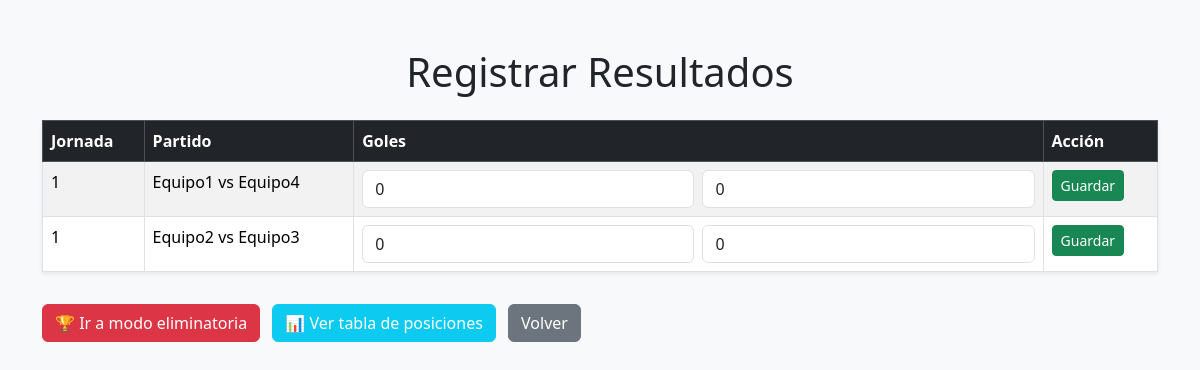
Page /registrar-resultados/ on the committed database.
### liga/models.py (models this page shows, shortened)
class Partido(models.Model):
    equipo_local = models.ForeignKey(Equipo, related_name='partidos_local', on_delete=models.CASCADE)
    equipo_visitante = models.ForeignKey(Equipo, related_name='partidos_visitante', on_delete=models.CASCADE)
    goles_local = models.IntegerField(default=0)
    goles_visitante = models.IntegerField(default=0)
    jugado = models.BooleanField(default=False)
    jornada = models.IntegerField()

class Equipo(models.Model):
    nombre = models.CharField(max_length=100, unique=True)

### liga/views.py (the view, shortened to what this page needs)
# urls.py: path('registrar-resultados/', views.registrar_resultados, name='registrar_resultados'),
def registrar_resultados(request):
    partidos = Partido.objects.all().order_by("jornada", "id")
    guardado_id = None  # Para identificar qué partido se acaba de guardar
    return render(request, "liga/registrar_resultados.html", {
        "partidos": partidos,
        "guardado_id": guardado_id
    })

### liga/templates/liga/registrar_resultados.html (shortened to what this page needs)
<!DOCTYPE html>
<html lang="es">
<head>
    <link
        href="https://cdn.jsdelivr.net/npm/bootstrap@5.3.2/dist/css/bootstrap.min.css"
        rel="stylesheet">
</head>
<body class="bg-light">
<div class="container mt-5">
    <h1 class="text-center mb-4">Registrar Resultados</h1>
    <table class="table table-bordered table-striped shadow-sm">
        <thead class="table-dark">
            <tr>
                <th>Jornada</th>
                <th>Partido</th>
                <th>Goles</th>
                <th>Acción</th>
            </tr>
        </thead>
        <tbody>
            {% for partido in partidos %}
            <tr>
                <td>{{ partido.jornada }}</td>
                <td>
                    {{ partido.equipo_local.nombre }} vs
                    {{ partido.equipo_visitante.nombre }}
                </td>
                <td>
                    <form method="POST" class="d-flex gap-2">
                        <input type="number"
                               name="goles_local"
                               class="form-control {% if last_saved_id == partido.id or partido.jugado %}is-valid{% endif %}"
                               value="{{ partido.goles_local }}"
                               min="0">
                        <input type="number"
                               name="goles_visitante"
                               class="form-control {% if last_saved_id == partido.id or partido.jugado %}is-valid{% endif %}"
                               value="{{ partido.goles_visitante }}"
                               min="0">
                </td>
                <td>
                        <button class="btn btn-success btn-sm">
                            Guardar
                        </button>
                </td>
            </tr>
            {% endfor %}
        </tbody>
    </table>
    <a href="/eliminatorias/" class="btn btn-danger mt-3">
        🏆 Ir a modo eliminatoria
    </a>
    <a href="/tabla/" class="btn btn-info text-white mt-3 ms-2">
        📊 Ver tabla de posiciones
    </a>
    <a href="/" class="btn btn-secondary mt-3 ms-2">
        Volver
    </a>
</div>
</body>
</html>

### rows in the picture
Partido: jornada "1", equipo_local.nombre "Equipo1", equipo_visitante.nombre "Equipo4", goles_local "0", goles_visitante "0"
Partido: jornada "1", equipo_local.nombre "Equipo2", equipo_visitante.nombre "Equipo3", goles_local "0", goles_visitante "0"
